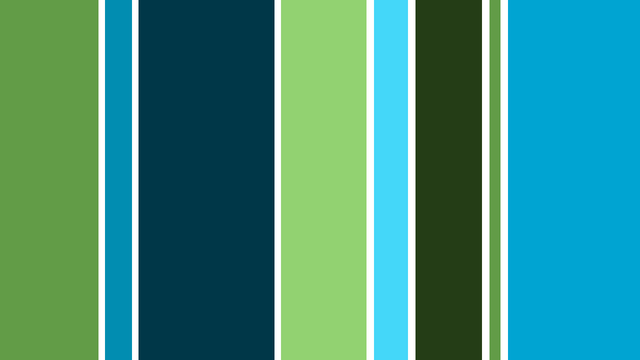
#> input picture Modelo2026/10clases/banded/banded_0097.jpg, 640 x 360 px, found by its file name; its folder holds only this picture in this run
$ python aumento.py
#> lines starting #> are read from the running program, lines starting #| are printed output that depends on the picture
import cv2
import os
import numpy as np
from tqdm import tqdm # Si no lo tienes, usa: pip install tqdm

# 1. Configuración de rutas77
ruta_origen = r"C:/Users/gerar/Desktop/Analizador-de-Textura-main/Modelo2026/10clases"
ruta_destino = r"C:/Users/gerar/Desktop/Analizador-de-Textura-main/Modelo2026/10clasesAumentado"

def procesar_dataset(origen, destino):
    if not os.path.exists(destino):
        os.makedirs(destino)

    clases = os.listdir(origen)

    for clase in clases:
        path_clase_orig = os.path.join(origen, clase)
        path_clase_dest = os.path.join(destino, clase)

        # Saltamos si no es una carpeta
        if not os.path.isdir(path_clase_orig):
            continue

        os.makedirs(path_clase_dest, exist_ok=True)
        print(f"Procesando clase: {clase}...")

        imagenes = [f for f in os.listdir(path_clase_orig) if f.lower().endswith(('.png', '.jpg', '.jpeg'))]

        for img_name in tqdm(imagenes):
            img_path = os.path.join(path_clase_orig, img_name)
            img = cv2.imread(img_path)
#> img is the input picture: shape (360, 640, 3); mean B, G, R 128.4, 143.6, 63.3

            if img is None:
                continue

            # --- A. Guardar Original ---
            cv2.imwrite(os.path.join(path_clase_dest, f"original_{img_name}"), img)

            # --- B. Rotación 45 grados (con relleno de textura) ---
            (h, w) = img.shape[:2]
#> h = 360; w = 640
            centro = (w // 2, h // 2)
#> centro = (320, 180)
            M = cv2.getRotationMatrix2D(centro, 45, 1.0)
            # BORDER_REFLECT evita esquinas negras reflejando la misma imagen
            img_45 = cv2.warpAffine(img, M, (w, h), borderMode=cv2.BORDER_REFLECT)
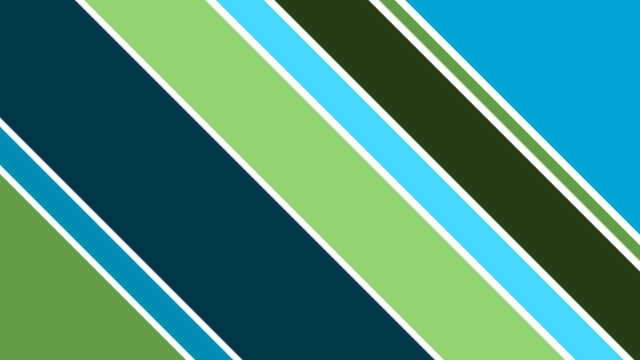
#> img_45: shape (360, 640, 3); mean B, G, R 122.6, 139.9, 68.7
            cv2.imwrite(os.path.join(path_clase_dest, f"rot45_{img_name}"), img_45)

            # --- C. Rotación 90 grados ---
            img_90 = cv2.rotate(img, cv2.ROTATE_90_CLOCKWISE)
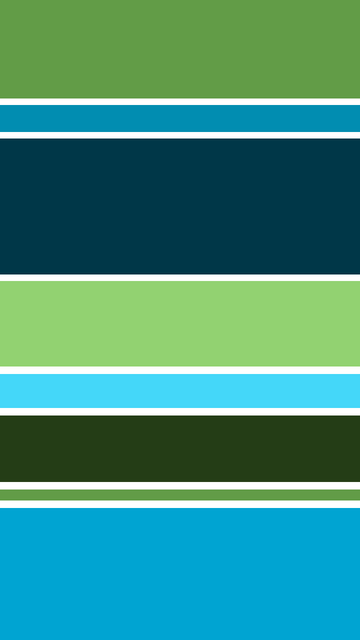
#> img_90: shape (640, 360, 3); mean B, G, R 128.4, 143.6, 63.3
            cv2.imwrite(os.path.join(path_clase_dest, f"rot90_{img_name}"), img_90)
#> pass 2 of the loop in procesar_dataset, `for clase in clases:`:
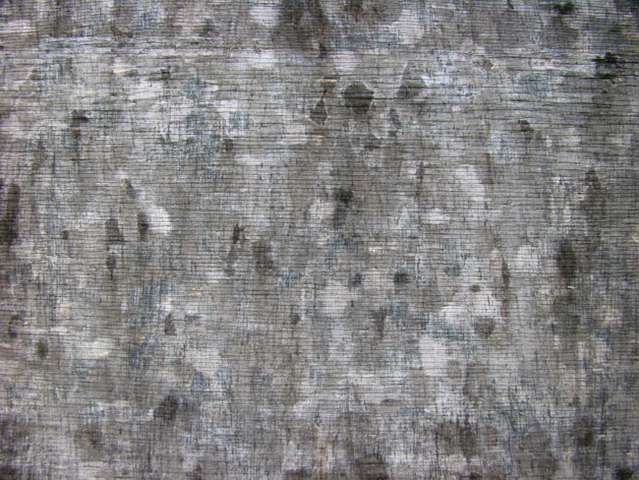
#> input picture Modelo2026/10clases/blotchy/blotchy_0033.jpg, 639 x 480 px, found by its file name
#> in procesar_dataset, img is the input picture: shape (480, 639, 3); mean B, G, R 131.3, 131, 132
#> in procesar_dataset, `img_45 = cv2.warpAffine(img, M, (w, h), borderMode=cv2.BORDER_REFLECT)`:
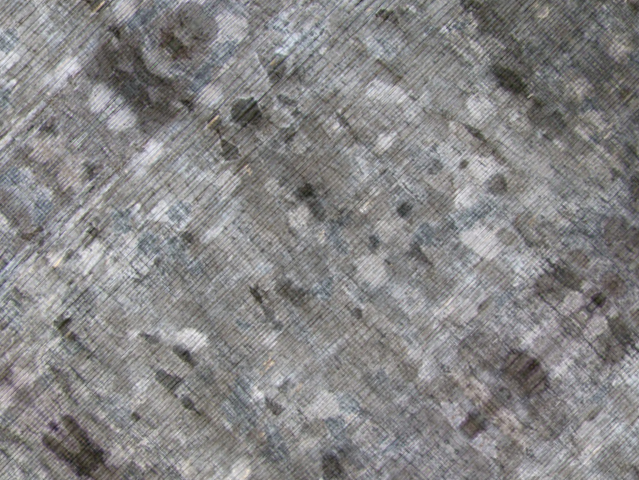
#> img_45: shape (480, 639, 3); mean B, G, R 133.4, 133, 134.1
#> in procesar_dataset, `img_90 = cv2.rotate(img, cv2.ROTATE_90_CLOCKWISE)`:
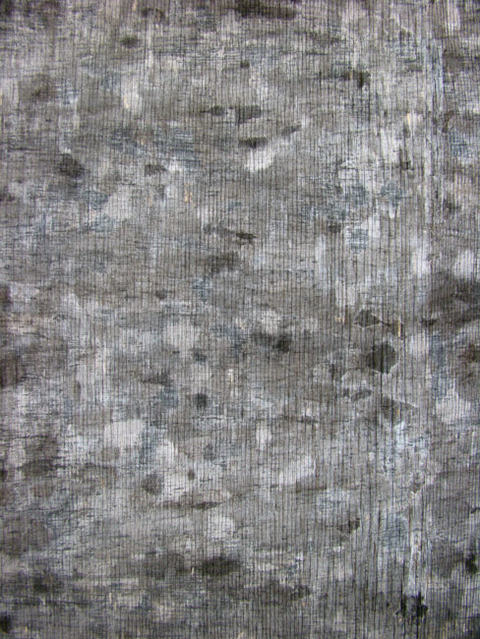
#> img_90: shape (639, 480, 3); mean B, G, R 131.3, 131, 132
#> pass 3 of the loop in procesar_dataset, `for clase in clases:`:
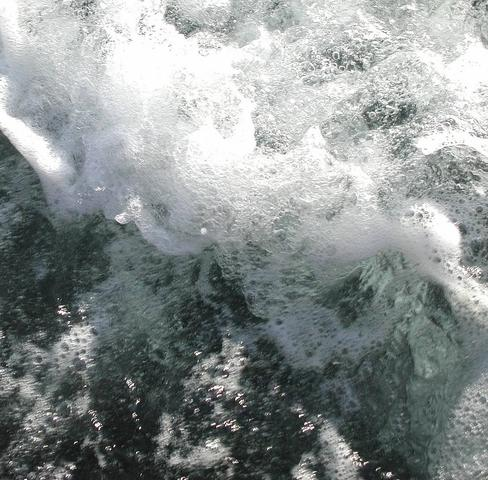
#> input picture Modelo2026/10clases/bubbly/bubbly_0080.jpg, 488 x 480 px, found by its file name
#> in procesar_dataset, img is the input picture: shape (480, 488, 3); mean B, G, R 145.4, 145.9, 140
#> in procesar_dataset, `img_45 = cv2.warpAffine(img, M, (w, h), borderMode=cv2.BORDER_REFLECT)`:
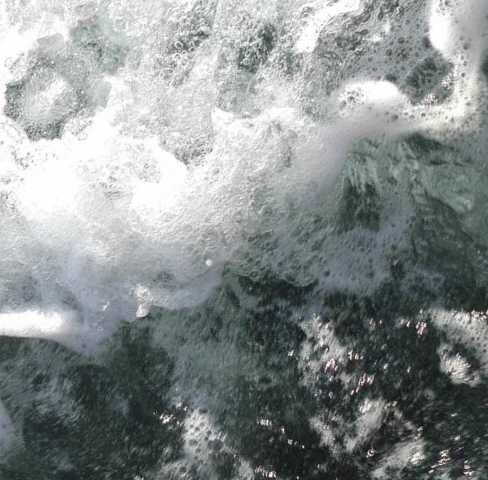
#> img_45: shape (480, 488, 3); mean B, G, R 142.3, 142.8, 136.7
#> in procesar_dataset, `img_90 = cv2.rotate(img, cv2.ROTATE_90_CLOCKWISE)`:
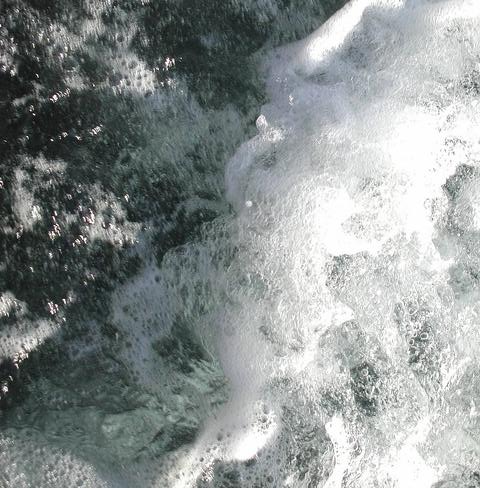
#> img_90: shape (488, 480, 3); mean B, G, R 145.4, 145.9, 140

    print(f"\n✅ ¡Listo! Dataset aumentado guardado en: {destino}")

# Ejecutar la función
procesar_dataset(ruta_origen, ruta_destino)
